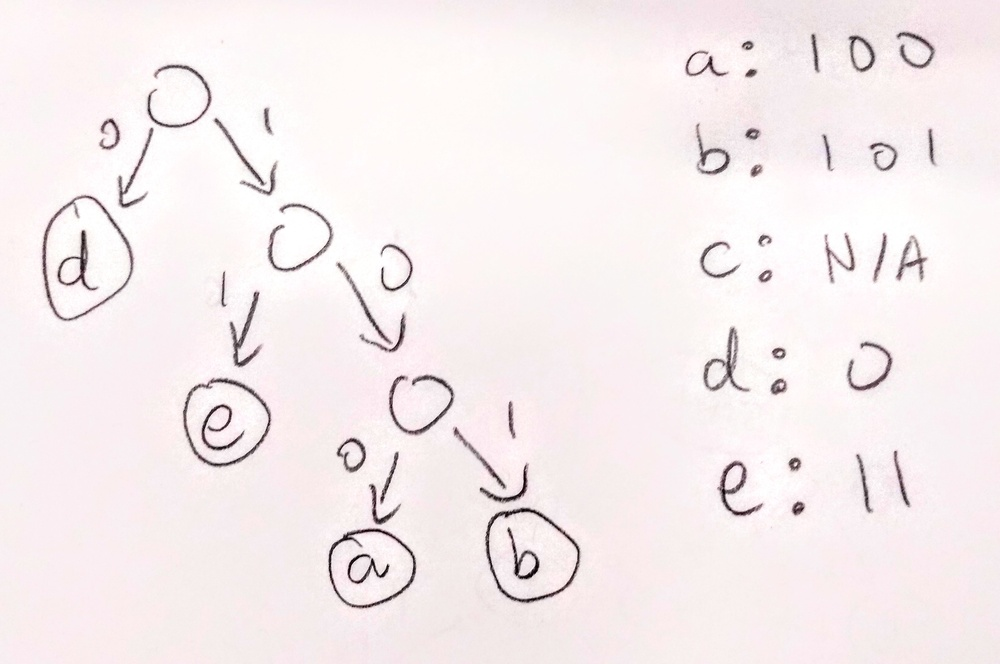
#> input picture huffman.jpg, 1000 x 664 px, shrunk from 3266 x 2169 before the run
$ python discrete_cosine_transform.py --image huffman.jpg
#> lines starting #> are read from the running program, lines starting #| are printed output that depends on the picture
#> in main, raw_img is the input picture: shape (664, 1000, 3); mean B, G, R 237.9, 237.1, 245.7
#!/usr/bin/env python3.6

import numpy as np
import cv2
import argparse
from scipy import signal

def encode_image(raw_img):
    # Convert the image to the YCbCr color space.
    # Instead of red, green, blue color decompositions,
    # this becomes a luma, blue difference, and red difference component.
    img = cv2.cvtColor(raw_img, cv2.COLOR_BGR2YCR_CB)
#> img: shape (664, 1000, 3); mean of channels 0, 1, 2 239.8, 132.2, 127.1
    y, cb, cr = cv2.split(img)

    img_height, img_width = y.shape
#> img_height = 664; img_width = 1000

    # The human eye is less sensitive to small changes in luminance
    # than it is to small changes in intensity.
    # We can use this to our advantage by downsampling the luminance
    # information without much loss to image quality. This reduces image size.
    # Perform downsampling via average pooling and strided convolution.
    downsample_factor = 2
    dim = downsample_factor
    downsample_kernel = 1.0 / (dim**2) * np.ones((dim, dim))
    y_blurred = signal.convolve2d(y, downsample_kernel, mode='valid')
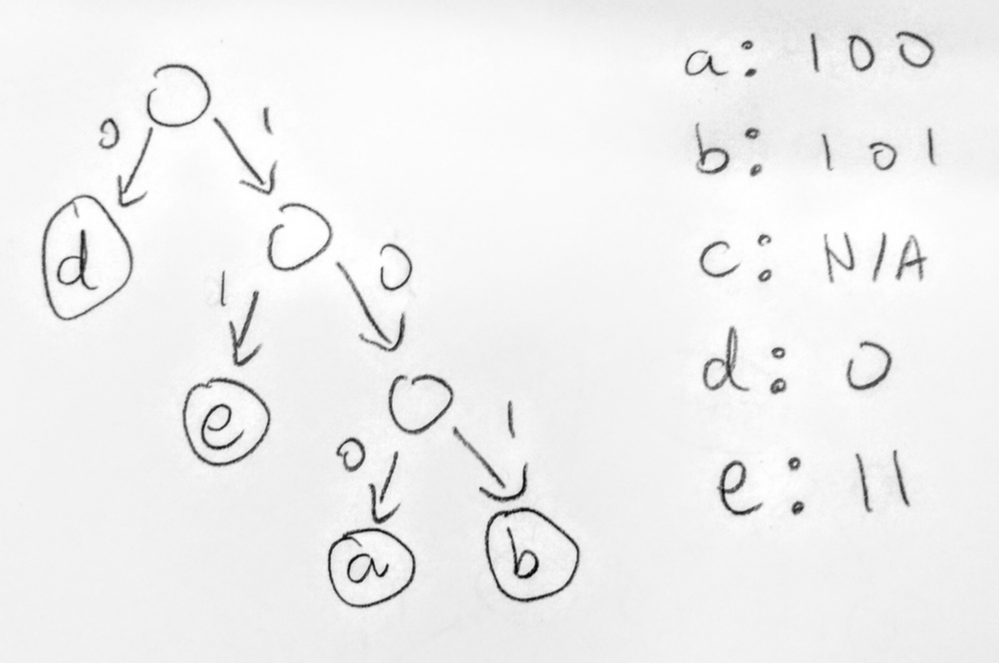
#> y_blurred: shape (663, 999) float64; min 5, max 255, mean 239.8
    y_downsampled = y_blurred[::downsample_factor, ::downsample_factor]

    # Encode each 8x8 patch in the image with a discrete cosine transform.
    # Because human eyes are not as sensitive to high frequency color intensity
    # change information, we can try to sparsify our representation of the image
    # in the DCT domain by truncating certain frequency components without much
    # noticable loss in image quality.
    patch_dim = 8
    channel_coeffs = [[], [], []]
    for channel in [y_downsampled, cb, cr]:
        channel_height, channel_width = channel.shape
        row_range = range(0, channel_height - patch_dim, patch_dim)
        col_range = range(0, channel_width - patch_dim, patch_dim)
        for r_start, c_start in zip(row_range, col_range):
            r_end = r_start + patch_dim
            c_end = c_start + patch_dim
            patch = channel[r_start : r_end, c_start : c_end]
#> this loop made 3 passes
#> (channel_height, channel_width) on passes 1 to 3: (332, 500), (664, 1000), (664, 1000)

    return None

def decode_image(message):
    return None

def main(args):
    # Read in the desired image file in RGB
    raw_img = cv2.imread(args.image, cv2.IMREAD_COLOR)

    # Encode the image for compressed transfer
    message = encode_image(raw_img)

    # Decode image for viewing
    img_decoded = decode_image(message)

#> (the run stopped early here; a loop or call above may not have finished)
